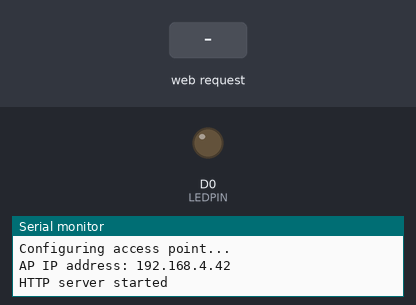
Simulated run of this sketch. Board: ESP8266 (NodeMCU). On the bench: output pins drawn as LEDs (lit = HIGH), the last lines printed to the serial monitor. The inputs (shaded band) are chosen by the test bench.

Above: at 2.2 s.
2.3 s: HTTP request GET /?LED=1 received
At 3.1 s:
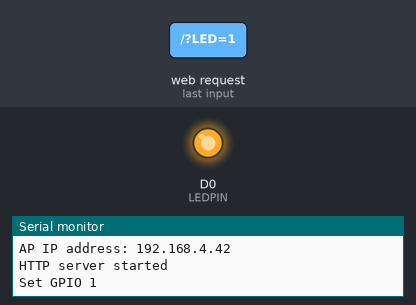
3.8 s: HTTP request GET /?LED=0 received
At 4.5 s:
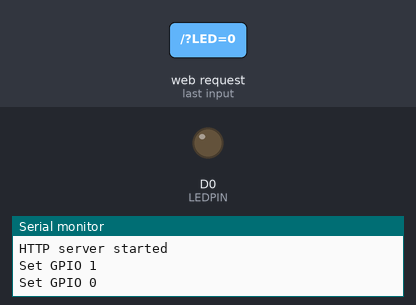
Timing chart, 0 to 6.8 s (numbered marks = the images above; inputs shaded):
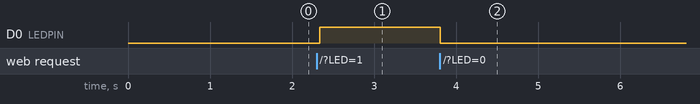

The sketch:

07112018_nodemcu_webserver_ap_new.ino
```cpp
#include <ESP8266WiFi.h>
#include <WiFiClient.h>
#include <ESP8266WebServer.h>

#define ssid      "UPC_Mamadera"       // WiFi SSID
#define password  "607000698"  // WiFi password
#define LEDPIN    16         // Led
#define LEDPIN2   16        // Led2

String  etatLed = "Off";
String  etatLed2 = "Off";

// Create Objects
ESP8266WebServer server ( 80 );
IPAddress apIP(192, 168, 4, 42);

String getPage(){
  String page = "<html lang=es-ES><head><meta http-equiv='refresh' content='10'/>";
  page += "<title>UPC IoT Server</title>";
  page += "<style> body { background-color: #fffff; font-family: Arial, Helvetica, Sans-Serif; Color: #000088; }</style>";
  page += "<script type='text/javascript' src='http://www.webestools.com/ftp/ybouane/scripts_tutorials/javascript/date_time/date_time.js'></script>";
  page += "</head><body><h1>UPC IoT Server</h1>";
  page += "<h3>GPIO</h3>";
  page += "<form action='/' method='POST'>";
  page += "<li>D0 Output (status: ";
  page += etatLed;
  page += ")";
//  page += "<INPUT type='radio' name='LED' value='1'>ON";
//  page += "<INPUT type='radio' name='LED' value='0'>OFF</li></ul>";
//  page += "<INPUT type='submit' value='Update'>";
  page += "<INPUT type='button' name='LED' value='1'>ON";
  page += "<INPUT type='button' name='LED' value='0'>OFF";
  page += "<p><a href='\LED2On\'><button>ON2</button></a><a href=\"LED2Off\"><button>OFF2</button></a></p>";
  page += "<br><br><span id='date_time'></span>";
  page += "<script type='text/javascript'>window.onload = date_time('date_time')</script>";
  page += "<p><a href='https://www.instagram.com/tocache'>Tocache Instagram</p>";
  page += "</body></html>";
  return page;
}

void handleRoot(){
  if ( server.hasArg("LED") ) {
    handleSubmit();
  } else {
    server.send ( 200, "text/html", getPage() );
  }
}

void handleSubmit() {
  // Update GPIO
  String LEDValue;
  LEDValue = server.arg("LED");
  Serial.print("Set GPIO "); Serial.println(LEDValue);
  if ( LEDValue == "1" ) {
    digitalWrite(LEDPIN, 1);
    etatLed = "On";
    server.send ( 200, "text/html", getPage() );
  } else if ( LEDValue == "0" ) {
    digitalWrite(LEDPIN, 0);
    etatLed = "Off";
    server.send ( 200, "text/html", getPage() );
  } else {
    Serial.println("Err Led Value");
  }
}

void setup() {
  pinMode(LEDPIN, OUTPUT);
  pinMode(LEDPIN2, OUTPUT);
  digitalWrite(LEDPIN2, LOW);
  Serial.begin ( 115200 );
  Serial.print("Starting");

  delay(1000);
  Serial.begin(115200);
  Serial.println();
  Serial.println("Configuring access point...");

  //set-up the custom IP address
  WiFi.mode(WIFI_AP_STA);
  WiFi.softAPConfig(apIP, apIP, IPAddress(255, 255, 255, 0));   // subnet FF FF FF 00

  /* You can remove the password parameter if you want the AP to be open. */
  WiFi.softAP(ssid, password);

  IPAddress myIP = WiFi.softAPIP();
  Serial.print("AP IP address: ");
  Serial.println(myIP);

  // link to the function that manage launch page
  server.on ( "/", handleRoot );

  server.begin();
  Serial.println ( "HTTP server started" );

}

void loop() {
  server.handleClient();
  delay(70);

  //delay(100);

}
```

Measured:
- after the input at 2.3 s, D0 (LEDPIN): LOW → HIGH at once
- after the input at 3.8 s, D0 (LEDPIN): HIGH → LOW at once
